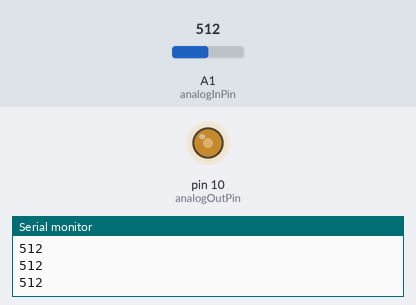
Simulated run of this sketch. Board: Arduino Uno, built with avr-gcc and run on an emulated ATmega328P. Shown: output pins drawn as LEDs (lit = HIGH), the last lines printed to the serial monitor. The inputs (shaded band) are chosen by the test bench; at power-on: A1 (analogInPin) = 512.

Above: at 1.2 s.
1.3 s: A1 (analogInPin) set to 716
At 2.2 s:
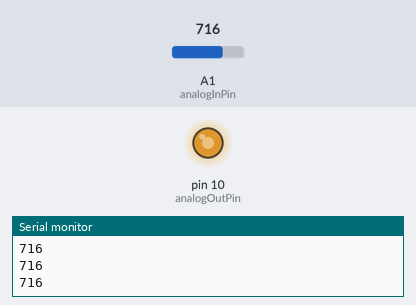
2.8 s: A1 (analogInPin) set to 900
At 3.2 s:
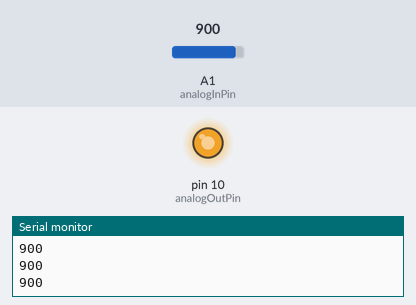
4.3 s: A1 (analogInPin) set to 122
At 5.5 s:
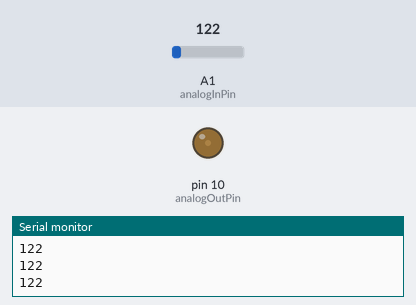
5.8 s: A1 (analogInPin) set to 0
At 6.7 s:
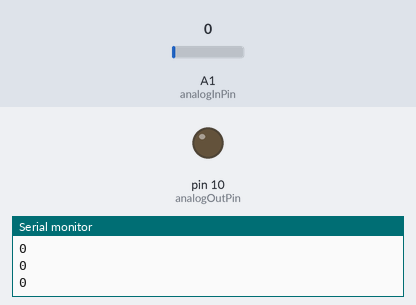
7.3 s: A1 (analogInPin) set to 511
At 7.9 s:
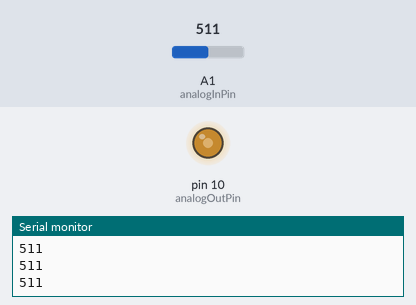
Timing chart, 0 to 9.8 s (numbered marks = the images above; inputs shaded):
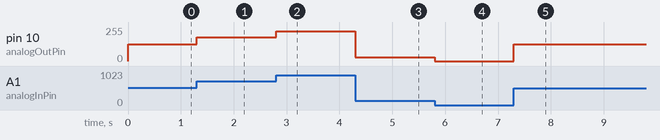

Measured:
- after the input at 1.3 s, pin 10 (analogOutPin): 127/255 → 178/255 at once
- after the input at 2.8 s, pin 10 (analogOutPin): 178/255 → 224/255 at once
- after the input at 4.3 s, pin 10 (analogOutPin): 224/255 → 30/255 at once
- after the input at 5.8 s, pin 10 (analogOutPin): 30/255 → 0/255 at once
- after the input at 7.3 s, pin 10 (analogOutPin): 0/255 → 127/255 at once

The sketch:

Photocell_Led.ino
```cpp
int analogInPin = A1;  // Analog input pin that the photocell is attached to
int analogOutPin = 10; // Analog output pin that the LED is attached to
int sensorValue = 0;   // value read from photoresistor
int outputValue = 0;   // value output to the LED

void setup(){
  Serial.begin(9600);
}

void loop(){
  sensorValue = analogRead(analogInPin);            // Считаваемое аналоговое значение с фоторезистора (0, 1023)
  outputValue = map(sensorValue, 0, 1023, 0, 255);  // Аналого-цифровая конвертация(0-1023 к 0-255)
  analogWrite(analogOutPin, outputValue);           // Подаём на выход(LED)значение полученное через map(конвертацию)

  // wait 2 milliseconds before the next loop for the analog-to-digital
  // converter to settle after the last reading:

  Serial.println(sensorValue);  //serial port prints the value of photoresistor
  delay(2);
}
// Чем ярче свет падающий на фоторезистор тем ярче становиться LED
```
